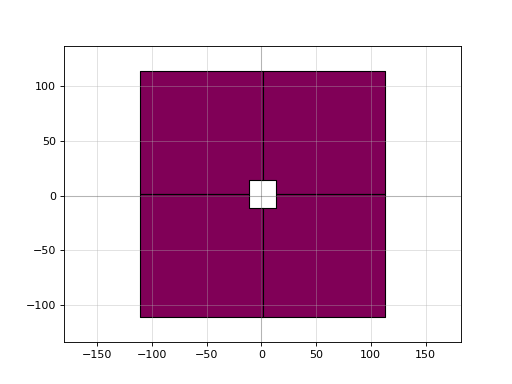

Write the Python code that produced this figure.
import gdsfactory as gf

c = gf.components.die_bbox_frame(bbox=[[-1.0, -1.0], [3.0, 4.0]], street_width=100.0, street_length=1000.0, text_size=100.0, text_anchor='sw', layer='M3', padding=10.0)
c.plot()
